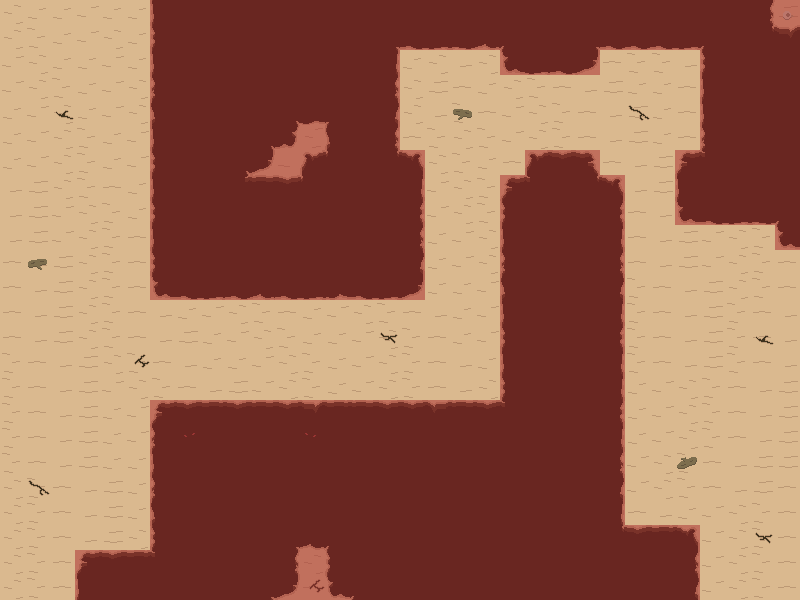

Tiled map render using the project's own tile images. Description and the whole map definition, tile-layer contents included, below:
An orthogonal 32x24 tile map with 25x25 px tiles, 3 tile layers (desertLayer, decorLayer, collisionLayer), 3 tilesets and 1 object (tut).

<map version="1.5" tiledversion="1.6.0" orientation="orthogonal" renderorder="right-down" width="32" height="24" tilewidth="25" tileheight="25" infinite="0" nextlayerid="5" nextobjectid="3">
 <editorsettings>
  <export target="tm_level3.json" format="json" />
 </editorsettings>
 <tileset firstgid="1" name="tm_collision" tilewidth="25" tileheight="25" tilecount="1" columns="1">
  <image source="tm_collision.png" width="25" height="25" />
 </tileset>
 <tileset firstgid="2" name="ts_decor" tilewidth="25" tileheight="25" tilecount="16" columns="4">
  <image source="ts_decor.png" width="100" height="100" />
 </tileset>
 <tileset firstgid="18" name="ts_desert" tilewidth="25" tileheight="25" tilecount="48" columns="8">
  <image source="ts_desert.png" width="200" height="150" />
 </tileset>
 <layer id="1" name="desertLayer" width="32" height="24">
  <data encoding="csv">
20,18,18,19,18,18,43,44,44,44,44,44,44,44,44,44,44,44,44,44,44,44,44,44,44,44,44,44,44,44,45,24,
20,21,18,19,20,18,51,44,44,44,44,44,44,44,44,47,32,33,2147483681,60,46,44,44,47,32,32,32,33,46,44,39,36,
19,20,18,18,19,18,43,44,44,44,44,44,44,44,44,2147483691,18,20,23,20,59,33,32,61,22,21,21,23,51,44,44,44,
19,20,21,18,19,20,2147483693,44,44,44,44,44,44,44,44,45,20,24,22,18,20,21,22,23,24,18,18,22,43,44,44,44,
18,19,20,18,19,20,2147483701,44,44,2147483692,2147483692,2147483694,2147483680,2147483695,44,53,20,23,21,22,19,20,21,22,23,24,18,22,43,44,44,44,
18,19,20,21,18,19,43,44,44,2147483692,2147483694,2147483707,2147483669,2147483701,44,45,22,21,20,21,19,20,21,22,23,24,18,22,2147483693,44,44,44,
18,19,20,21,18,19,51,44,44,2147483694,61,2147483671,2147483685,2147483687,2147483692,39,37,20,21,18,22,2147483685,30,2147483683,22,23,24,35,38,44,44,44,
23,24,20,21,22,18,43,44,44,2147483686,2147483679,2147483678,2147483687,2147483692,2147483692,44,2147483691,19,20,21,35,38,44,39,37,23,24,43,44,44,44,44,
23,24,19,20,21,18,51,44,44,2147483692,2147483692,2147483692,2147483692,2147483692,2147483692,44,2147483699,19,20,21,51,44,44,44,2147483699,22,23,59,32,33,2147483681,46,
23,24,19,20,21,22,43,44,44,44,44,44,44,44,44,44,45,18,19,20,43,44,44,44,2147483691,22,23,24,19,20,21,59,
22,23,24,20,21,22,51,44,44,44,44,44,44,44,44,44,53,18,19,20,2147483693,44,44,44,45,22,23,24,19,20,21,22,
22,23,24,20,21,22,59,32,33,32,60,32,33,2147483708,32,33,61,18,18,19,2147483701,44,44,44,53,21,22,23,24,20,21,22,
22,23,24,20,21,22,23,18,19,20,21,22,18,19,20,21,22,23,18,19,43,44,44,44,2147483691,21,22,23,24,21,22,23,
22,23,24,20,21,22,23,24,18,19,20,21,18,18,19,20,21,22,18,19,51,44,44,44,2147483699,21,22,23,24,21,22,23,
21,22,23,24,20,21,22,23,18,18,19,20,21,18,19,20,21,22,23,18,43,44,44,44,2147483691,21,22,23,24,21,22,23,
21,22,23,24,19,20,21,22,23,24,19,20,21,18,19,20,21,22,23,20,51,44,44,44,2147483691,18,19,20,21,22,23,24,
21,22,23,24,18,19,35,30,31,30,2147483679,2147483678,36,31,2147483679,2147483678,2147483678,2147483684,2147483679,30,38,44,44,44,2147483699,18,19,20,21,22,23,24,
21,22,23,24,18,19,2147483693,2147483700,44,44,44,44,52,44,44,44,44,44,44,44,44,44,44,44,2147483691,18,19,20,21,22,23,24,
21,22,23,24,18,18,43,44,44,44,44,44,44,44,44,44,44,44,44,44,44,44,44,44,45,19,20,21,22,23,24,24,
20,21,22,23,24,18,2147483693,44,44,44,44,44,44,44,44,44,44,44,44,44,44,44,44,44,53,19,20,21,22,23,24,22,
20,21,22,23,24,18,2147483701,44,44,44,44,44,44,44,44,44,44,44,44,44,44,44,44,44,2147483691,22,23,18,19,20,21,22,
20,21,22,23,24,20,51,44,44,44,44,47,60,46,44,44,44,44,44,44,44,44,44,44,39,30,31,37,19,20,21,22,
20,21,22,35,30,31,38,44,44,44,44,45,20,51,44,44,44,44,44,44,44,44,44,44,44,44,44,45,19,20,21,22,
20,21,22,43,44,44,44,44,44,44,47,61,22,59,46,44,44,44,44,44,44,44,44,44,44,44,44,53,19,20,21,22
</data>
 </layer>
 <layer id="2" name="decorLayer" width="32" height="24">
  <data encoding="csv">
0,0,0,0,0,0,0,0,0,0,0,0,0,0,0,0,0,0,0,0,0,0,0,0,0,0,0,0,0,0,0,11,
0,0,0,0,0,0,0,0,0,0,0,0,0,0,0,0,0,0,0,0,0,0,0,0,0,0,0,0,0,0,0,0,
0,0,0,0,0,0,0,0,0,0,0,0,0,0,0,0,0,0,0,0,0,0,0,0,0,0,0,0,0,0,0,0,
0,0,0,0,0,0,0,0,0,0,0,0,0,0,0,0,0,0,0,0,0,0,0,0,0,0,0,0,0,0,0,0,
0,0,2,0,0,0,0,0,0,0,0,0,0,0,0,0,0,0,7,0,0,0,0,0,0,4,0,0,0,0,0,0,
0,0,0,0,0,0,0,0,0,0,0,0,0,0,0,0,0,0,0,0,0,0,0,0,0,0,0,0,0,0,0,0,
0,0,0,0,0,0,0,0,0,0,0,0,0,0,0,0,0,0,0,0,0,0,0,0,0,0,0,0,0,0,0,0,
0,0,0,0,0,0,0,0,0,0,0,0,0,0,0,0,0,0,0,0,0,0,0,0,0,0,0,0,0,0,0,0,
0,0,0,0,0,0,0,0,0,0,0,0,0,0,0,0,0,0,0,0,0,0,0,0,0,0,0,0,0,0,0,0,
0,0,0,0,0,0,0,0,0,0,0,0,0,0,0,0,0,0,0,0,0,0,0,0,0,0,0,0,0,0,0,0,
0,2147483655,0,0,0,0,0,0,0,0,0,0,0,0,0,0,0,0,0,0,0,0,0,0,0,0,0,0,0,0,0,0,
0,0,0,0,0,0,0,0,0,0,0,0,0,0,0,0,0,0,0,0,0,0,0,0,0,0,0,0,0,0,0,0,
0,0,0,0,0,0,0,0,0,0,0,0,0,0,0,0,0,0,0,0,0,0,0,0,0,0,0,0,0,0,0,0,
0,0,0,0,0,0,0,0,0,0,0,0,0,0,0,3,0,0,0,0,0,0,0,0,0,0,0,0,0,0,2,0,
0,0,0,0,0,5,0,0,0,0,0,0,0,0,0,0,0,0,0,0,0,0,0,0,0,0,0,0,0,0,0,0,
0,0,0,0,0,0,0,0,0,0,0,0,0,0,0,0,0,0,0,0,0,0,0,0,0,0,0,0,0,0,0,0,
0,0,0,0,0,0,0,0,0,0,0,0,0,0,0,0,0,0,0,0,0,0,0,0,0,0,0,0,0,0,0,0,
0,0,0,0,0,0,0,0,0,0,0,0,0,0,0,0,0,0,0,0,0,0,0,0,0,0,0,0,0,0,0,0,
0,0,0,0,0,0,0,0,0,0,0,0,0,0,0,0,0,0,0,0,0,0,0,0,0,0,0,8,0,0,0,0,
0,4,0,0,0,0,0,0,0,0,0,0,0,0,0,0,0,0,0,0,0,0,0,0,0,0,0,0,0,0,0,0,
0,0,0,0,0,0,0,0,0,0,0,0,0,0,0,0,0,0,0,0,0,0,0,0,0,0,0,0,0,0,0,0,
0,0,0,0,0,0,0,0,0,0,0,0,0,0,0,0,0,0,0,0,0,0,0,0,0,0,0,0,0,0,3,0,
0,0,0,0,0,0,0,0,0,0,0,0,0,0,0,0,0,0,0,0,0,0,0,0,0,0,0,0,0,0,0,0,
0,0,0,0,0,0,0,0,0,0,0,0,5,0,0,0,0,0,0,0,0,0,0,0,0,0,0,0,0,0,0,0
</data>
 </layer>
 <layer id="3" name="collisionLayer" width="32" height="24">
  <data encoding="csv">
0,0,0,0,0,0,1,1,1,1,1,1,1,1,1,1,1,1,1,1,1,1,1,1,1,1,1,1,1,1,1,1,
0,0,0,0,0,0,1,1,1,1,1,1,1,1,1,1,1,1,1,1,1,1,1,1,1,1,1,1,1,1,1,1,
0,0,0,0,0,0,1,1,1,1,1,1,1,1,1,1,0,0,0,0,1,1,1,1,0,0,0,0,1,1,1,1,
0,0,0,0,0,0,1,1,1,1,1,1,1,1,1,1,0,0,0,0,0,0,0,0,0,0,0,0,1,1,1,1,
0,0,0,0,0,0,1,1,1,1,1,1,1,1,1,1,0,0,0,0,0,0,0,0,0,0,0,0,1,1,1,1,
0,0,0,0,0,0,1,1,1,1,1,1,1,1,1,1,0,0,0,0,0,0,0,0,0,0,0,0,1,1,1,1,
0,0,0,0,0,0,1,1,1,1,1,1,1,1,1,1,1,0,0,0,0,1,1,1,0,0,0,1,1,1,1,1,
0,0,0,0,0,0,1,1,1,1,1,1,1,1,1,1,1,0,0,0,1,1,1,1,1,0,0,1,1,1,1,1,
0,0,0,0,0,0,1,1,1,1,1,1,1,1,1,1,1,0,0,0,1,1,1,1,1,0,0,1,1,1,1,1,
0,0,0,0,0,0,1,1,1,1,1,1,1,1,1,1,1,0,0,0,1,1,1,1,1,0,0,0,0,0,0,1,
0,0,0,0,0,0,1,1,1,1,1,1,1,1,1,1,1,0,0,0,1,1,1,1,1,0,0,0,0,0,0,0,
0,0,0,0,0,0,1,1,1,1,1,1,1,1,1,1,1,0,0,0,1,1,1,1,1,0,0,0,0,0,0,0,
0,0,0,0,0,0,0,0,0,0,0,0,0,0,0,0,0,0,0,0,1,1,1,1,1,0,0,0,0,0,0,0,
0,0,0,0,0,0,0,0,0,0,0,0,0,0,0,0,0,0,0,0,1,1,1,1,1,0,0,0,0,0,0,0,
0,0,0,0,0,0,0,0,0,0,0,0,0,0,0,0,0,0,0,0,1,1,1,1,1,0,0,0,0,0,0,0,
0,0,0,0,0,0,0,0,0,0,0,0,0,0,0,0,0,0,0,0,1,1,1,1,1,0,0,0,0,0,0,0,
0,0,0,0,0,0,1,1,1,1,1,1,1,1,1,1,1,1,1,1,1,1,1,1,1,0,0,0,0,0,0,0,
0,0,0,0,0,0,1,1,1,1,1,1,1,1,1,1,1,1,1,1,1,1,1,1,1,0,0,0,0,0,0,0,
0,0,0,0,0,0,1,1,1,1,1,1,1,1,1,1,1,1,1,1,1,1,1,1,1,0,0,0,0,0,0,0,
0,0,0,0,0,0,1,1,1,1,1,1,1,1,1,1,1,1,1,1,1,1,1,1,1,0,0,0,0,0,0,0,
0,0,0,0,0,0,1,1,1,1,1,1,1,1,1,1,1,1,1,1,1,1,1,1,1,0,0,0,0,0,0,0,
0,0,0,0,0,0,1,1,1,1,1,1,1,1,1,1,1,1,1,1,1,1,1,1,1,1,1,1,0,0,0,0,
0,0,0,1,1,1,1,1,1,1,1,1,1,1,1,1,1,1,1,1,1,1,1,1,1,1,1,1,0,0,0,0,
0,0,0,1,1,1,1,1,1,1,1,1,1,1,1,1,1,1,1,1,1,1,1,1,1,1,1,1,0,0,0,0
</data>
 </layer>
 <objectgroup id="4" name="objectsLayer">
  <object id="1" name="tut" x="250" y="350">
   <point />
  </object>
 </objectgroup>
</map>
